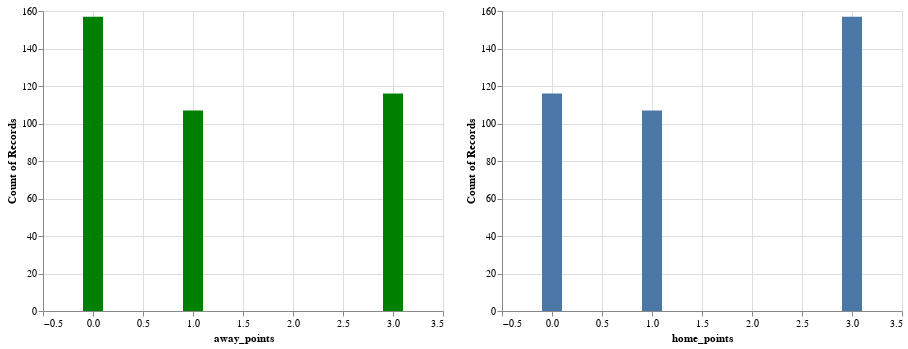

The notebook cell this image was saved under:
### Code cell
# England_1516_mod1
goal = England_1516[['home_points','away_points']]
home = alt.Chart(goal).mark_bar(size = 20).encode(
x = alt.X('home_points:Q'),
y = 'count()')

away = alt.Chart(goal).mark_bar(size = 20,color = 'green').encode(
x = alt.X('away_points:Q'),
y = 'count()')
away | home

### Figure 1 — Vega-Lite specification as saved in the notebook (floating-point values rounded to 4 significant figures; data arrays with more than 128 entries replaced by an {"elided": "..."} marker saying what was removed)
{"config": {"view": {"continuousWidth": 400, "continuousHeight": 300}}, "hconcat": [{"mark": {"type": "bar", "color": "green", "size": 20}, "encoding": {"x": {"field": "away_points", "type": "quantitative"}, "y": {"aggregate": "count", "type": "quantitative"}}}, {"mark": {"type": "bar", "size": 20}, "encoding": {"x": {"field": "home_points", "type": "quantitative"}, "y": {"aggregate": "count", "type": "quantitative"}}}], "data": {"name": "data-1716c17419c500764e5b19075eab03de"}, "$schema": "https://vega.github.io/schema/vega-lite/v4.17.0.json", "datasets": {"data-1716c17419c500764e5b19075eab03de": {"elided": "380 records"}}}
